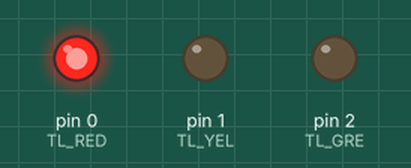
Simulated run of this sketch. Board: Arduino Uno, built with avr-gcc and run on an emulated ATmega328P. On the bench: output pins drawn as LEDs (lit = HIGH).

Above: at 1.5 s.
At 2.5 s:
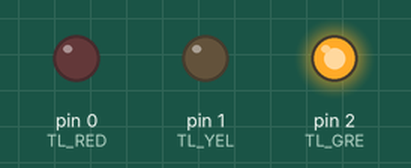
At 6.5 s:
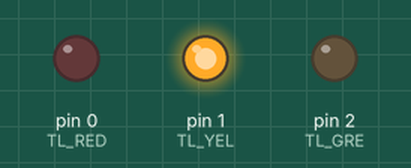
Timing chart, 0 to 7.9 s (numbered marks = the images above):
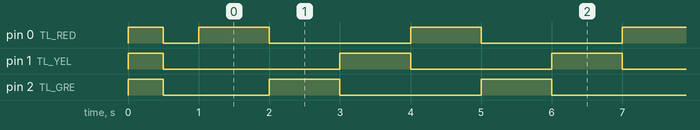

The sketch:

sketch_mar17a.ino
```cpp
#define TL_RED 0
#define TL_YEL 1
#define TL_GRE 2
#define TL_STDBY 6
void cek_lampu();
void setup() {
pinMode(TL_RED,OUTPUT);
pinMode(TL_YEL,OUTPUT);
pinMode(TL_GRE,OUTPUT);
pinMode(TL_STDBY,INPUT_PULLUP);
cek_lampu();
}
void loop() {
digitalWrite(TL_RED,HIGH);
digitalWrite(TL_YEL,LOW);
digitalWrite(TL_GRE,LOW);
delay(1000);
digitalWrite(TL_RED,LOW);
digitalWrite(TL_YEL,LOW);
digitalWrite(TL_GRE,HIGH);
delay(1000);
digitalWrite(TL_RED,LOW);
digitalWrite(TL_YEL,HIGH);
digitalWrite(TL_GRE,LOW);
delay(1000);
}
void cek_lampu(){
digitalWrite(TL_RED,HIGH);
digitalWrite(TL_YEL,HIGH);
digitalWrite(TL_GRE,HIGH);
delay(500);
digitalWrite(TL_RED,LOW);
digitalWrite(TL_YEL,LOW);
digitalWrite(TL_GRE,LOW);
delay(500);
}
```

Measured:
- by itself, pin 0 (TL_RED), pin 1 (TL_YEL), pin 2 (TL_GRE): repeats every 3.0 s: HIGH 1.0 s, LOW 2.0 s
- by itself, everything shown: repeats every 3.0 s, in 3 steps
